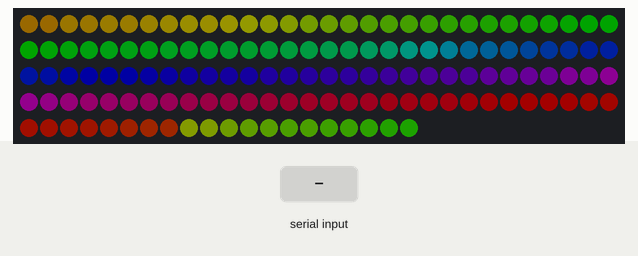
Recording of a sketch running on a simulated Arduino Uno, built with avr-gcc and run on an emulated ATmega328P. Shown: 140 RGB LEDs in strip order, left to right, continuing on the next row. The test bench sets the inputs (shaded band). Dim RGB values are drawn brighter than linear; random numbers use the default seed unless the sketch sets one; what the sketch prints to the serial monitor is not drawn.

Above: at 1.27 s.
1.3 s: "O\n" received over Serial
At 2.7 s:
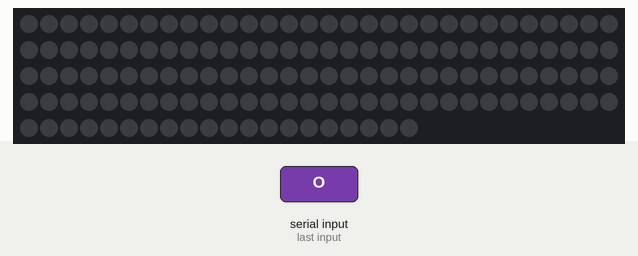
3.0 s: "I\n" received over Serial
At 3.18 s:
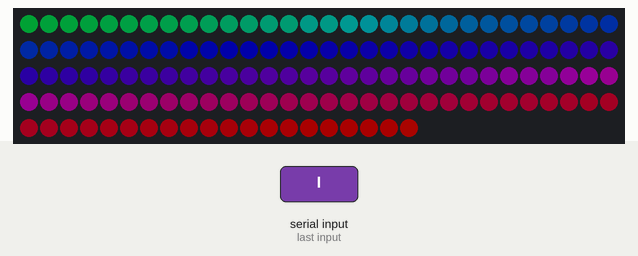
5.1 s: "g90\n" received over Serial
At 6.72 s:
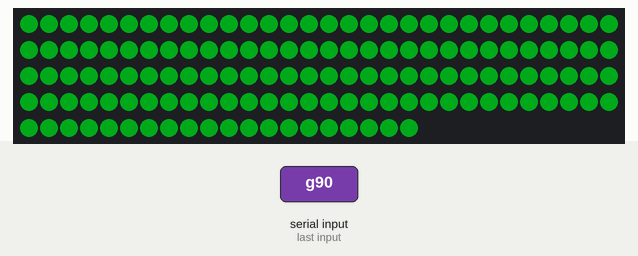
7.5 s: "f90\n" received over Serial
At 8.01 s:
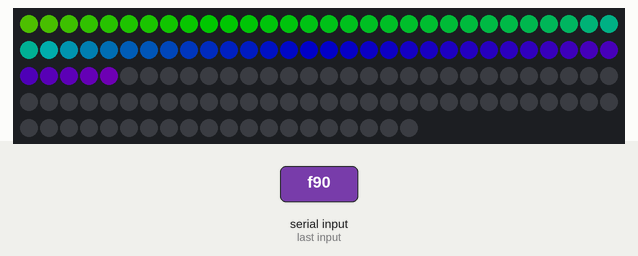
9.9 s: "B\n" received over Serial
At 10.35 s:
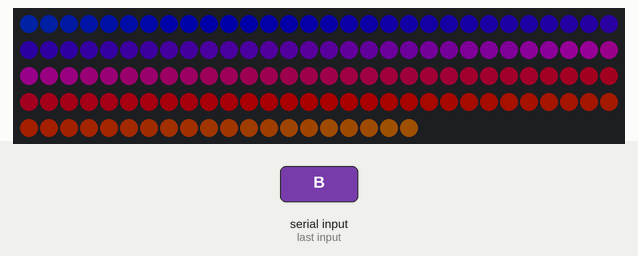
12.9 s: "b90\n" received over Serial
At 13.03 s:
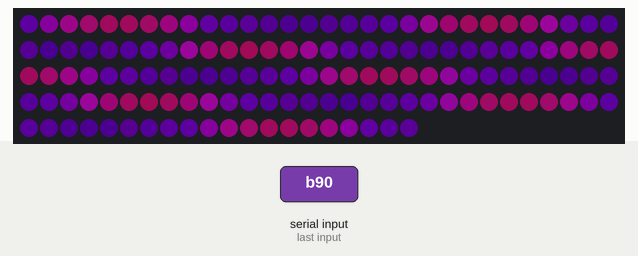

The sketch:

lys.ino
```cpp
/*
  GENKEND DET! – lysshow
  Arduino Uno + WS2812B LED-kæde (BTF-Lighting)

  Tilslutning:
    Kædens 5V  -> Arduino 5V
    Kædens GND -> Arduino GND
    Kædens DI  -> Arduino pin 6 (gerne via en modstand på ca. 330 ohm)
    Brug kædens DI-ende (pilene peger VÆK fra den ende).

  Kræver biblioteket "FastLED" (Arduino IDE: Værktøjer > Administrer biblioteker > søg FastLED).
*/
#include <FastLED.h>

// ---------- RET HER ----------
#define NUM_LEDS   140    // antal LED'er på kæden (tæl dem, typisk 30, 60 eller 144 pr. meter)
#define LED_PIN    6
#define MAX_MA     400   // strømgrænse i milliampere. 400 er sikkert via USB uden strømforsyning
#define LYSSTYRKE  180   // 0-255
// -----------------------------

CRGB leds[NUM_LEDS];

// grundtilstand (sat af spillet)
char mode = 'I';          // starter med regnbue, så du kan se at det virker
CRGB baseCol = CRGB(255, 0, 120);
int  val = 100;

// kort effekt oven i grundtilstanden
char fx = 'f';
unsigned long fxStart = 0;
unsigned int  fxLen = 1400;

// seriel modtagelse
char buf[72];
byte len = 0;
bool synced = false;       // true når computeren svarer, så vi kun opdaterer lyset mellem beskederne
bool waiting = false;      // har sendt 'k' og venter på svar
unsigned long askedAt = 0, lastFrame = 0;

CRGB hexCol(const char *s) {
  char h[7]; memcpy(h, s, 6); h[6] = 0;
  long v = strtol(h, NULL, 16);
  return CRGB((v >> 16) & 255, (v >> 8) & 255, v & 255);
}

bool isHex6(const char *s) {
  for (byte i = 0; i < 6; i++) if (!isxdigit(s[i])) return false;
  return true;
}

void command(char *s) {
  char c = s[0];
  if (!c) return;
  if (c >= 'a' && c <= 'z') {                       // effekter
    unsigned int l = c == 'g' ? 1700 : c == 'r' ? 1000 : c == 'b' ? 1200 : c == 'f' ? 1400 : c == 't' ? 110 : 0;
    if (!l) return;
    fx = c; fxStart = millis(); fxLen = l;
    return;
  }
  if (!strchr("OIPBASWDMX", c)) return;              // ukendt -> ignorer
  if (c == 'B' || c == 'X') {
    if (strlen(s) < 7 || !isHex6(s + 1)) return;
    baseCol = hexCol(s + 1);
    val = strlen(s) > 7 ? atoi(s + 7) : 100;
  } else {
    val = atoi(s + 1);
  }
  mode = c;
  val = constrain(val, 0, 100);
}

void line(char *s) {                               // flere kommandoer adskilt af ;
  char *p = strtok(s, ";");
  while (p) { command(p); p = strtok(NULL, ";"); }
}

// ---------- grundtilstande ----------
void bar(int pct, CRGB on, CRGB off) {
  long lit = (long)NUM_LEDS * 256 * pct / 100;     // i 1/256 LED
  for (int i = 0; i < NUM_LEDS; i++) {
    long here = lit - (long)i * 256;
    if (here >= 256) leds[i] = on;
    else if (here > 0) { leds[i] = blend(off, on, (uint8_t)here); }
    else leds[i] = off;
  }
}

// scanner: et lys løber frem og tilbage, grøn -> rød og hurtigere når svartiden løber ud
void scanner(unsigned long now) {
  static unsigned long lastP = 0;
  static float ph = 0;                           // 0-1 = ud, 1-2 = tilbage
  byte hue = map(val, 0, 100, 0, 96);            // 0 = rød (tiden er gået), 96 = grøn (start)
  float dt = min(50UL, now - lastP) / 1000.0; lastP = now;
  float sweep = 0.3 + 0.5 * val / 100.0;         // sekunder pr. tur: 0,8 i starten, 0,3 til sidst
  ph += dt / sweep; while (ph >= 2) ph -= 2;
  float pos = (ph < 1 ? ph : 2 - ph) * (NUM_LEDS - 1);
  fadeToBlackBy(leds, NUM_LEDS, 40);             // halen: højere tal = kortere hale
  int i0 = (int)pos; float f = pos - i0;         // fordel lyset blødt på to LED'er
  leds[i0] += CHSV(hue, 255, (1 - f) * 255);
  if (i0 + 1 < NUM_LEDS) leds[i0 + 1] += CHSV(hue, 255, f * 255);
}

void drawBase(unsigned long now) {
  switch (mode) {
    case 'O':                                        // slukket
      fill_solid(leds, NUM_LEDS, CRGB::Black); break;
    case 'I':                                        // lobby: rolig regnbue
      fill_rainbow(leds, NUM_LEDS, now / 25, max(1, 255 / NUM_LEDS)); break;
    case 'P':                                        // mens man tænker: slukket
      fill_solid(leds, NUM_LEDS, CRGB::Black); break;
    case 'B':                                        // en spiller har buzzet og svarer: scanner
      scanner(now); break;
    case 'A': {                                      // svaret vises: varm guld der ånder
      CRGB c(255, 150, 40); c.nscale8_video(beatsin8(18, 70, 255));
      fill_solid(leds, NUM_LEDS, c); break; }
    case 'S':                                        // stillingen: regnbue-løbelys
      for (int i = 0; i < NUM_LEDS; i++)
        leds[i] = ((i + now / 90) % 3 == 0) ? CRGB(CHSV(i * 5 + now / 12, 255, 255)) : CRGB(0, 0, 0);
      break;
    case 'W':                                        // vinder: konfetti-fest
      fadeToBlackBy(leds, NUM_LEDS, 18);
      for (byte k = 0; k < 2; k++) leds[random16(NUM_LEDS)] += CHSV(random8(), 200, 255);
      break;
    case 'D': {                                      // drikkepause: lilla fyrværkeri i roligt bastempo
      const int bpm = 72;                            // grundtempo
      const byte pr_slag = 4;                        // raketter pr. slag (flere = mere fyrværkeri)
      const byte daempet = 140;                      // lysstyrke for drikkepausen (0-255)
      #define FW 12                                  // max raketter i luften på én gang
      static int  fwC[FW];                            // hvor raketten springer
      static unsigned long fwT[FW];                   // hvornår
      static byte fwH[FW];                            // farve
      static byte nxt = 0;
      static unsigned long lastBeat = 0, ventetid = 0;
      if (now - lastBeat >= ventetid) {               // ny raket med lidt tilfældig afstand
        lastBeat = now;
        unsigned long gns = 60000UL / bpm / pr_slag;
        ventetid = gns / 2 + random16(gns);
        const byte farver[] = {190, 200, 213, 224};  // lilla, violet, magenta, lyserød
        fwC[nxt] = random16(NUM_LEDS); fwT[nxt] = now; fwH[nxt] = farver[random8() % 4];
        nxt = (nxt + 1) % FW;
      }
      fill_solid(leds, NUM_LEDS, CRGB::Black);
      for (byte k = 0; k < FW; k++) {
        unsigned long age = now - fwT[k];
        if (!fwT[k] || age > 1600) continue;
        float r = 7 * (1 - exp(-(age / 220.0)));    // gnisterne flyver ud til begge sider
        float br = exp(-(age / 450.0));              // og falmer
        for (int i = fwC[k] - (int)r - 1; i <= fwC[k] + (int)r + 1; i++) {
          if (i < 0 || i >= NUM_LEDS) continue;
          float d = abs(i - fwC[k]);
          float v = d <= r ? br * (0.3 + 0.7 * d / (r + 0.01)) : 0;   // stærkest i kanten
          if (age < 120 && d < 1.5) v = 1;                           // knaldet i midten
          if (age > 500 && random8() < 60) v *= 0.15;                // knitren til sidst
          leds[i] += CHSV(fwH[k] + random8(10), 255, v * 255);
        }
      }
      for (int i = 0; i < NUM_LEDS; i++) leds[i].nscale8(daempet);
      break; }
    case 'M': {                                      // disco når musikken spiller
      unsigned long beat = now / 395;
      for (int i = 0; i < NUM_LEDS; i++) {
        byte seg = i / 6;
        leds[i] = CHSV(seg * 45 + beat * 70, 255, ((seg + beat) % 2) ? 255 : 60);
      }
      break; }
    case 'X':                                        // fast farve
      fill_solid(leds, NUM_LEDS, baseCol); break;
  }
}

// ---------- effekter ----------
void drawFx(unsigned long t) {
  switch (fx) {
    case 'g': {                                      // rigtigt: grøn bølge ud fra midten + glimt
      long front = (long)t * (NUM_LEDS / 2 + 1) / 450;
      byte b = t < 1100 ? 255 : 255 - (t - 1100) * 255 / 600;
      for (int i = 0; i < NUM_LEDS; i++) {
        int d = abs(i - NUM_LEDS / 2);
        leds[i] = d <= front ? CRGB(0, b, b / 6) : CRGB(0, 0, 0);
      }
      if (t > 450 && t < 1300) for (byte k = 0; k < 3; k++) leds[random16(NUM_LEDS)] = CRGB(120, 255, 0);
      break; }
    case 'r':                                        // forkert: rød blinker to gange
      fill_solid(leds, NUM_LEDS, (t % 500) < 300 ? CRGB(255, 0, 0) : CRGB(0, 0, 0)); break;
    case 'b': {                                      // buzz: blinker 3 gange i lilla, lyserød og mørkelilla
      byte blink = t / 400;                          // hvert blink: 250 ms tændt, 150 ms slukket
      if (t % 400 >= 250 || blink > 2) { fill_solid(leds, NUM_LEDS, CRGB::Black); break; }
      CRGB morkLilla(60, 0, 110), lilla(150, 0, 255), lyseroed(255, 20, 140);
      for (int i = 0; i < NUM_LEDS; i++) {
        byte x = sin8(i * 14 + blink * 85);          // blandingen flytter sig lidt for hvert blink
        leds[i] = x < 128 ? blend(morkLilla, lilla, x * 2) : blend(lilla, lyseroed, (x - 128) * 2);
      }
      break; }
    case 'f': {                                      // fanfare: regnbue fejer hen over kæden
      long front = (long)t * NUM_LEDS / 700;
      byte b = t < 1000 ? 255 : 255 - (t - 1000) * 255 / 400;
      for (int i = 0; i < NUM_LEDS; i++)
        leds[i] = i <= front ? CRGB(CHSV(i * 256 / NUM_LEDS + t / 4, 255, b)) : CRGB(0, 0, 0);
      break; }
    case 't':                                        // tik: kort mørkt blink
      drawBase(millis());
      for (int i = 0; i < NUM_LEDS; i++) leds[i].nscale8(50);
      break;
  }
}

// ALDRIG HVID: hvid trækker mest strøm. Fjerner den hvide del af alle farver,
// så LED'erne kun lyser med mættede farver (også hvis spillet sender en lys farve).
void ingenHvid() {
  for (int i = 0; i < NUM_LEDS; i++) {
    CRGB &c = leds[i];
    byte w = min(c.r, min(c.g, c.b));
    if (w > 40) { byte d = w - 40; c.r -= d; c.g -= d; c.b -= d; }
  }
}

void render() {
  unsigned long now = millis();
  if (fx && now - fxStart < fxLen) drawFx(now - fxStart);
  else { fx = 0; drawBase(now); }
  ingenHvid();
  FastLED.show();
}

void setup() {
  Serial.begin(115200);
  FastLED.addLeds<WS2812B, LED_PIN, GRB>(leds, NUM_LEDS);
  FastLED.setMaxPowerInVoltsAndMilliamps(5, MAX_MA);
  FastLED.setBrightness(LYSSTYRKE);
  FastLED.clear(true);
  fxStart = millis();
}

/*
  Lyset kan ikke opdateres og modtage data på samme tid (data går tabt).
  Derfor: Arduinoen tegner et billede, sender 'k' og venter på at computeren svarer
  med en linje (evt. tom). Først derefter tegnes næste billede.
*/
void loop() {
  unsigned long now = millis();

  while (Serial.available()) {
    char c = Serial.read();
    if (c == '\n') {
      buf[len] = 0; line(buf); len = 0;
      synced = true; waiting = false;
    } else if (c != '\r' && len < sizeof(buf) - 1) buf[len++] = c;
  }

  if (waiting && now - askedAt > 250) {             // computeren svarer ikke -> kør videre alene
    waiting = false; synced = false; len = 0;
  }

  if (!waiting && now - lastFrame >= 16) {
    lastFrame = now;
    render();
    Serial.write('k');
    askedAt = millis();
    waiting = true;
    if (!synced) { waiting = false; delay(14); }      // alene: bare kør animationen
  }
}
```

Measured:
- after the input at 3.0 s, the LEDs: change at once (image 2)
